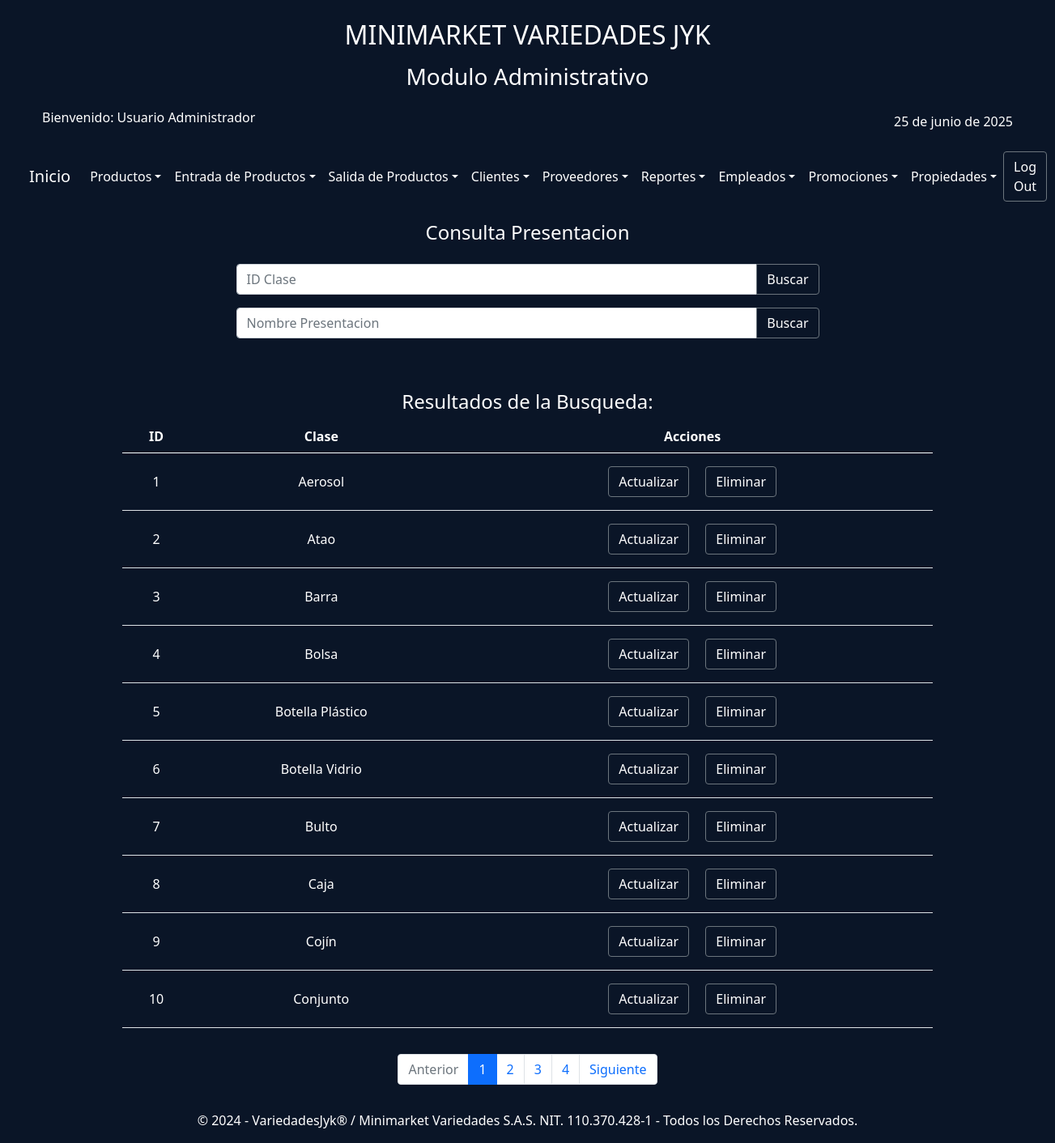
The app's page /index.php?action=consultaPresentacion (signed in) with its own data.
### tables this page shows
CREATE TABLE IF NOT EXISTS `presentacion_producto` (
  `idPresentacion` int NOT NULL AUTO_INCREMENT,
  `Presentacion` varchar(20) NOT NULL,
  PRIMARY KEY (`idPresentacion`)
);

### controllers/controladorPresentacion.php (called while the page is built, shortened)
<?php
require_once('./models/modeloPresentacion.php');
require_once('./config/conexionBDJYK.php');
class ControladorPresentacion
{
    private $modeloPresentacion;
    public function __construct()
    {
        $database = new DataBase();
        $this->db = $database->getConnectionJYK();
        $this->modeloPresentacion = new ModeloPresentacion($this->db);
    }
    public function listaPresentaciones($tipo, $valor)
    {
        $limite = 10;
        $pagina = isset($_GET['pagina']) ? (int)$_GET['pagina'] : 1;
        $inicio = ($pagina - 1) * $limite;
        $presentaciones = $this->modeloPresentacion->listaPresentacion($inicio, $limite);
        $totalPresentaciones = $this->modeloPresentacion->obtenerTotalPresentacion();
        $totalPaginas = ceil($totalPresentaciones / $limite);
        return
            [
                'presentaciones' => $presentaciones,
                'pagina' => $pagina,
                'totalPaginas' => $totalPaginas,
                'filtro' => $valor,
                'tipo' => $tipo,
            ];
    }
}

### config/conexionBDJYK.php (called while the page is built)
<?php
class DataBase
{
    private $host = "localhost";
    private $db_name = "variedadesjyk";
    private $username = "variedadesjyk";
    private $password = "variedJYK2025";
    private static $conn = null;
    public function getConnectionJYK()
    {
        if (self::$conn === null) {
            try {
                self::$conn = new PDO(
                    "mysql:host=" . $this->host . ";dbname=" . $this->db_name,
                    $this->username,
                    $this->password
                );
                self::$conn->exec("set names utf8");
            } catch (PDOException $e) {
                echo "Error de Conexión: " . $e->getMessage();
                exit;
            }
        }
        return self::$conn;
    }
}

### models/modeloPresentacion.php (called while the page is built, shortened)
<?php
class ModeloPresentacion
{
    private $conn;
    private $table = "presentacion_producto";
    public function __construct($db)
    {
        $this->conn = $db;
    }
    public function listaPresentacion($inicio, $limite)
    {
        $query = "SELECT * FROM " . $this->table . " LIMIT :inicio, :limite";
        $stmt = $this->conn->prepare($query);
        $stmt->bindValue(':inicio', (int)$inicio, PDO::PARAM_INT);
        $stmt->bindValue(':limite', (int)$limite, PDO::PARAM_INT);
        $stmt->execute();
        return $stmt->fetchAll(PDO::FETCH_ASSOC);
    }
    public function obtenerTotalPresentacion()
    {
        $stmt = $this->conn->query("SELECT COUNT(*) FROM " . $this->table . "");
        return (int)$stmt->fetchColumn();
    }
}

### views/propiedades/presentacion/consultaPresentacion.php (the view, shortened to what this page needs)
<?php include('./views/layautModAdmin/headerModAdmin.php'); ?>
<div class="container">
    <div class="row justify-content-center">
        <div class="col-lg-8 col-md-10 col-sm-12">
            <div class="text-center text-white mt-3">
                <h4>Consulta Presentacion</h4>
            </div>
            <form class=" mt-4" action="index.php?action=consultaPresentacionId" method="get">
                <div class="input-group mb-3">
                    <input type="text" class="form-control" placeholder="ID Clase" name="idPresentacion" aria-label="Recipient's usernam" aria-describedby="button-addon2" required>
                    <button class="btn btn-outline-secondary text-white" type="submit" id="button-addon2">Buscar</button>
                </div>
            </form>
            <form class=" mt-2" action="index.php?action=consultaPresentacionNombre" method="get">
                <div class="input-group mb-3">
                    <input type="text" class="form-control" placeholder="Nombre Presentacion" name="nomPresentacion" aria-label="Recipient's usernam" aria-describedby="button-addon2" required>
                    <button class="btn btn-outline-secondary text-white" type="submit" id="button-addon2">Buscar</button>
                </div>
            </form>
        </div>
    </div>
</div>
<div class="container-fluid mt-5">
    <div class="row">
        <div class="col-12 col-md-10 offset-md-1">
            <div class="text-center">
                <?php if (isset($data['presentaciones']) && count($data['presentaciones']) > 0): ?>
                    <h4 class="text-white">Resultados de la Busqueda:</h4>
            </div>
            <div class="table-responsive">
                <table class="table table-hover text-white text-center">
                    <thead>
                        <tr>
                            <th>ID</th>
                            <th>Clase</th>
                            <th>Acciones</th>
                        </tr>
                    </thead>
                    <tbody class="">
                        <?php foreach ($data['presentaciones'] as $presentacion): ?>
                            <tr>
                                <td class="text-white align-middle"><?= $presentacion['idPresentacion']; ?></td>
                                <td class="text-white align-middle"><?= $presentacion['Presentacion']; ?></td>
                                <td>
                                    <a href="index.php?action=actualizarPresentacionId&idPresentacion=<?= $presentacion['idPresentacion']; ?>" class="btn btn-outline-secondary text-white m-2 w-30" role="button">Actualizar</a>
                                    <a href="index.php?action=eliminarPresentacionId&idPresentacion=<?= $presentacion['idPresentacion']; ?>" class="btn btn-outline-secondary text-white m-2 w-30" role="button">Eliminar</a>
                                </td>
                            </tr>
                        <?php endforeach; ?>
                    </tbody>
                </table>
            </div>
            <?php
                    $totalPaginas = $data['totalPaginas'];
                    $paginaActual = $data['pagina'];
                    $tipo = $data['tipo'];
                    $filtro = urlencode($data['filtro']);
                    $action = $tipo === 'codigo' ? 'consultaPresentacionId' : 'consultaPresentacionNombre';
                    $param = $tipo === 'codigo' ? "idPresentacion=$filtro" : "nomPresentacion=$filtro";
                    $maxPaginasVisibles = 7;
                    $inicio = max(1, $paginaActual - intval($maxPaginasVisibles / 2));
                    $fin = min($inicio + $maxPaginasVisibles - 1, $totalPaginas);
                    if (($fin - $inicio + 1) < $maxPaginasVisibles) {
                        $inicio = max(1, $fin - $maxPaginasVisibles + 1);
                    }
            ?>
            <?php if ($totalPaginas > 1): ?>
                <?php if ($totalPaginas > 1): ?>
                    <nav>
                        <ul class="pagination justify-content-center flex-wrap mt-3">
                            <li class="page-item <?= $paginaActual <= 1 ? 'disabled' : '' ?>">
                                <a class="page-link" href="?action=<?= $action ?>&<?= $param ?>&pagina=<?= $paginaActual - 1 ?>">Anterior</a>
                            </li>
                            <?php for ($i = $inicio; $i <= $fin; $i++): ?>
                                <li class="page-item <?= $paginaActual == $i ? 'active' : '' ?>">
                                    <a class="page-link" href="?action=<?= $action ?>&<?= $param ?>&pagina=<?= $i ?>"><?= $i ?></a>
                                </li>
                            <?php endfor; ?>
                            <li class="page-item <?= $paginaActual >= $totalPaginas ? 'disabled' : '' ?>">
                                <a class="page-link" href="?action=<?= $action ?>&<?= $param ?>&pagina=<?= $paginaActual + 1 ?>">Siguiente</a>
                            </li>
                        </ul>
                    </nav>
                <?php endif; ?>
            <?php endif; ?>
        <?php else: ?>
            <p class="text-white text-center">No se encontraron productos con ese criterio de búsqueda.</p>
        <?php endif; ?>
        </div>
    </div>
</div>
</div>
</main>
<?php include('./views/layautModAdmin/footerModAdmin.php'); ?>

### css/DesingBody.css (style rules this page uses)
body { background-color: #0a1527 ; }
.row { margin: 0; padding: 0; }

### records on screen
presentacion_producto: idPresentacion "1", Presentacion "Aerosol"
presentacion_producto: idPresentacion "2", Presentacion "Atao"
presentacion_producto: idPresentacion "3", Presentacion "Barra"
presentacion_producto: idPresentacion "4", Presentacion "Bolsa"
presentacion_producto: idPresentacion "5", Presentacion "Botella Plástico"
presentacion_producto: idPresentacion "6", Presentacion "Botella Vidrio"
presentacion_producto: idPresentacion "7", Presentacion "Bulto"
presentacion_producto: idPresentacion "8", Presentacion "Caja"
presentacion_producto: idPresentacion "9", Presentacion "Cojín"
presentacion_producto: idPresentacion "10", Presentacion "Conjunto"

### other values on screen
$_SESSION['nombre'] "Usuario"
$_SESSION['apellido'] "Administrador"
